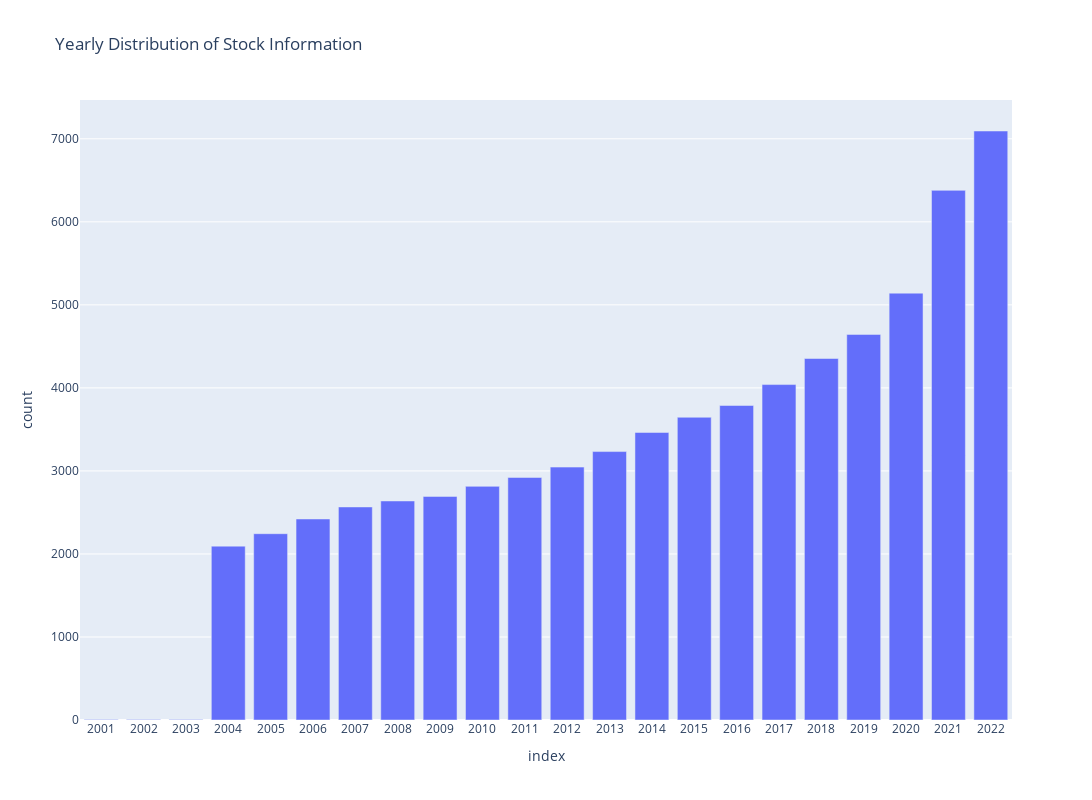

The code cell stored with this chart in its notebook:
### Markdown cell above
### Pre-cleaning Visualizing/Analysis

### Code cell
# Note: Unzip the raw_data.zip file in the data folder before running this cell
# Visualize the yearly distribution of stock information
from eda import plot_year_distribution
plot = plot_year_distribution('./data/unprocessed/')
plot.show()

### Figure 1 — Plotly figure (JSON) as saved in the notebook; plotly's stock layout.template omitted (floating-point values rounded to 4 significant figures)
{"data": [{"alignmentgroup": "True", "hovertemplate": "index=%{x}<br>count=%{y}<extra></extra>", "legendgroup": "", "marker": {"color": "#636efa", "pattern": {"shape": ""}}, "name": "", "offsetgroup": "", "orientation": "v", "showlegend": false, "textposition": "auto", "type": "bar", "x": ["2001", "2002", "2003", "2004", "2005", "2006", "2007", "2008", "2009", "2010", "2011", "2012", "2013", "2014", "2015", "2016", "2017", "2018", "2019", "2020", "2021", "2022"], "xaxis": "x", "y": [7, 7, 7, 2094, 2244, 2421, 2566, 2638, 2693, 2814, 2921, 3046, 3233, 3463, 3646, 3788, 4040, 4354, 4644, 5141, 6379, 7094], "yaxis": "y"}], "layout": {"barmode": "relative", "height": 800, "legend": {"tracegroupgap": 0}, "title": {"text": "Yearly Distribution of Stock Information"}, "width": 1200, "xaxis": {"anchor": "y", "domain": [0, 1], "title": {"text": "index"}}, "yaxis": {"anchor": "x", "domain": [0, 1], "title": {"text": "count"}}}}
